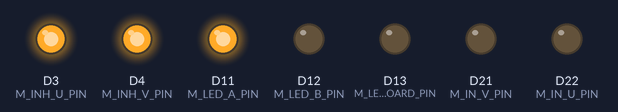
This sketch was run on a simulated Arduino Due. Shown: output pins drawn as LEDs (lit = HIGH). What the sketch prints to the serial monitor is not drawn.

Above: at 1.3 s.
At 3.8 s:
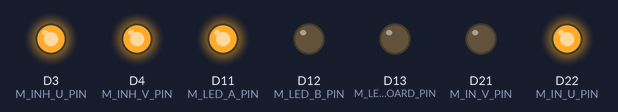
At 5.5 s:
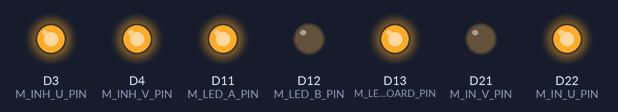
At 7.5 s:
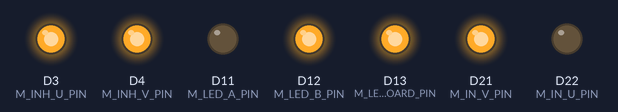
At 9.1 s:
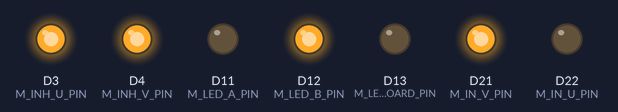
At 11.7 s:
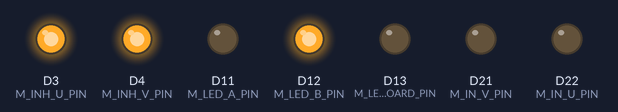
Timing chart, 0 to 16.9 s (numbered marks = the images above):
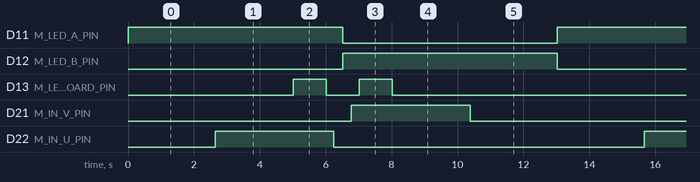

Measured:
- by itself, D11 (M_LED_A_PIN), D12 (M_LED_B_PIN): alternates HIGH for 6.5 s and LOW for 6.5 s
- by itself, D13 (M_LED_ON_BOARD_PIN): repeats every 13.0 s: LOW 1.0 s, HIGH 1.0 s, LOW 10.0 s, HIGH 1.0 s
- by itself, D21 (M_IN_V_PIN), D22 (M_IN_U_PIN): alternates HIGH for 3.6 s and LOW for 9.4 s

The sketch:

ggTeensy_PWMTest.ino
```cpp
#include "ggHalfBridge.h"
#include "ggDualHalfBridge.h"
#include "ggFullBridge.h"


#define M_TEENSY
//#define M_ARDUINO


#ifdef M_TEENSY

// enable ("inhibit" => when set to low device goes in sleep mode)
#define M_INH_U_PIN 3
#define M_INH_V_PIN 4
#define M_INH_W_PIN 5
// pwm ("input" => defines whether high- or lowside switch is activated)
#define M_IN_U_PIN 22
#define M_IN_V_PIN 21
#define M_IN_W_PIN 20
// current (Current Sense and Diagnostics)
#define M_IS_U_PIN A10
#define M_IS_V_PIN A11
#define M_IS_W_PIN A3 // 17
// phase voltage sense
#define M_VS_U_PIN A0 // 14
#define M_VS_V_PIN A1 // 15
#define M_VS_W_PIN A2 // 16
// user interface
#define M_LED_A_PIN 11
#define M_LED_B_PIN 12
#define M_LED_ON_BOARD_PIN 13
#define M_KEY_PIN 2

const int mPWMResolution = 10;
const int mPWMValueMax = 0.95 * (1 << mPWMResolution);

void SetupPWM(int aPin) {
  analogWriteResolution(mPWMResolution);
  analogWriteFrequency(aPin, 20000);
  Serial.printf("mPWMResolution = %d\n", mPWMResolution);
  Serial.printf("mPWMValueMax = %d\n", mPWMValueMax);
}

ggDualHalfBridge mMotorA(M_IS_U_PIN, M_INH_U_PIN, M_IN_U_PIN,
                         M_IS_V_PIN, M_INH_V_PIN, M_IN_V_PIN,
                         &SetupPWM, mPWMValueMax);
// ggFullBridge mMotorA(5, 7, 9, &SetupPWM, mPWMValueMax);
// ggFullBridge mMotorB(6, 8, 10, &SetupPWM, mPWMValueMax);

#endif // M_TEENSY

/*
#ifdef M_ARDUINO
const int mPWMResolution = 8;
const int mPWMValueMax = 0.95 * (1 << mPWMResolution);
void SetupPWM(int aPin) {
  // if ((aPin == 5) || (aPin == 6)) TCCR0B = TCCR0B & B11111000 | B00000010; // timer prescaler for pins 5 and 6 (this timer affects basic timing functions like "delay" or "millis")
  if ((aPin == 9) || (aPin == 10)) TCCR1B = TCCR1B & B11111000 | B00000001; // timer prescaler for pins 9 and 10
  Serial.print("mPWMResolution = "); Serial.println(mPWMResolution);
  Serial.print("mPWMValueMax = "); Serial.println(mPWMValueMax);
}
ggFullBridge mMotorA(9, 8, 7, SetupPWM, mPWMValueMax);
ggFullBridge mMotorB(10, 11, 12, SetupPWM, mPWMValueMax);
#endif
*/

void setup()
{
  Serial.begin(38400);
  mMotorA.Begin();
  // mMotorB.Begin();
  mMotorA.SetBrake(true);
  // mMotorB.SetBrake(true);
  pinMode(M_LED_A_PIN, OUTPUT);
  pinMode(M_LED_B_PIN, OUTPUT);
  pinMode(M_LED_ON_BOARD_PIN, OUTPUT);
  digitalWrite(M_LED_A_PIN, LOW);
  digitalWrite(M_LED_B_PIN, LOW);
  digitalWrite(M_LED_ON_BOARD_PIN, LOW);
}


void loop()
{
  digitalWrite(M_LED_A_PIN, HIGH);
  digitalWrite(M_LED_B_PIN, LOW);
  mMotorA.SetDirection(true);

  mMotorA.SweepUp(5000);
  digitalWrite(M_LED_ON_BOARD_PIN, HIGH);
  delay(1000);
  digitalWrite(M_LED_ON_BOARD_PIN, LOW);
  mMotorA.SweepDown(500);

  digitalWrite(M_LED_A_PIN, LOW);
  digitalWrite(M_LED_B_PIN, HIGH);
  mMotorA.SetDirection(false);

  mMotorA.SweepUp(500);
  digitalWrite(M_LED_ON_BOARD_PIN, HIGH);
  delay(1000);
  digitalWrite(M_LED_ON_BOARD_PIN, LOW);
  mMotorA.SweepDown(5000);
}
```

ggFullBridge.h
```cpp
#pragma once

class ggFullBridge
{
  public:

    typedef void (*tSetupPWMFunc) (int aPin);

    ggFullBridge(int aPPin, // PWM signal
                 int a1Pin, // direction and brake
                 int a2Pin, // direction and brake
                 tSetupPWMFunc aSetupPWMFunc,
                 int aPWMValueMax)
    : mPPin(aPPin),
      m1Pin(a1Pin),
      m2Pin(a2Pin),
      mSetupPWMFunc(aSetupPWMFunc),
      mPWMValueMax(aPWMValueMax) {
    }

    void Begin() {
      pinMode(mPPin, INPUT);
      pinMode(m1Pin, OUTPUT);
      pinMode(m2Pin, OUTPUT);
      mSetupPWMFunc(mPPin);
    }

    void SetBrake(bool aBrake) {
      digitalWrite(m1Pin, !aBrake);
      digitalWrite(m2Pin, !aBrake);
    }

    void SetDirection(bool aDirection) {
      digitalWrite(m1Pin, aDirection);
      digitalWrite(m2Pin, !aDirection);
    }

    void SetPWM(int aPWM) {
      analogWrite(mPPin, aPWM);
    }

    void SweepUp(unsigned long aTimeMS = 5000) {
      const unsigned long vDelayUS = 1000 * aTimeMS / mPWMValueMax;
      for (int vPWM = 0; vPWM <= mPWMValueMax; vPWM++) {
        SetPWM(vPWM);
        delayMicroseconds(vDelayUS);
      }
    }

    void SweepDown(unsigned long aTimeMS = 5000) {
      const unsigned long vDelayUS = 1000 * aTimeMS / mPWMValueMax;
      for (int vPWM = mPWMValueMax; vPWM >= 0; vPWM--) {
        SetPWM(vPWM);
        delayMicroseconds(vDelayUS);
      }
    }

  private:

    const int mPPin;
    const int m1Pin;
    const int m2Pin;
    const tSetupPWMFunc mSetupPWMFunc;
    const int mPWMValueMax;

};
```

ggSampler.cpp
```cpp
#include <Arduino.h>
#include "ggSampler.h"


ggSampler::ggSampler(float aSamplesPerSecond)
: mMicroSecondsSamplingTime(1000000.0f / aSamplesPerSecond),
  mMicroSecondsLastSample(0),
  mMicroSecondsDelta(0)
{
}


bool ggSampler::IsDue()
{
  unsigned long vMicroSeconds = micros();
  unsigned long vMicroSecondsDelta = vMicroSeconds - mMicroSecondsLastSample;
  if (vMicroSecondsDelta >= mMicroSecondsSamplingTime) {
    mMicroSecondsDelta = vMicroSecondsDelta;
    mMicroSecondsLastSample = vMicroSeconds;
    return true;
  }
  else {
    return false;
  }
}


unsigned long ggSampler::GetLastSampleDeltaMicroSeconds() const
{
  return mMicroSecondsDelta;
}


float ggSampler::GetLastSampleDeltaSeconds() const
{
  return 0.000001f * mMicroSecondsDelta;
}
```

ggSampler.h
```cpp
#pragma once

class ggSampler
{

public:

  ggSampler(float aSamplesPerSecond);

  bool IsDue();
  unsigned long GetLastSampleDeltaMicroSeconds() const;
  float GetLastSampleDeltaSeconds() const;

private:

  const unsigned long mMicroSecondsSamplingTime;
  unsigned long mMicroSecondsLastSample;
  unsigned long mMicroSecondsDelta;

};
```

ggDualHalfBridge.h
```cpp
#pragma once

#include "ggHalfBridge.h"

class ggDualHalfBridge
{
  public:

    typedef void (*tSetupPWMFunc) (int aPin);

    ggDualHalfBridge(int aLISPin, int aLENPin, int aLPWMPin, // L: current sense, enable, PWM duty cycle
                     int aRISPin, int aRENPin, int aRPWMPin, // L: current sense, enable, PWM duty cycle
                     tSetupPWMFunc aSetupPWMFunc,
                     int aPWMValueMax)
    : mHalfBridgeL(aLISPin, aLENPin, aLPWMPin, aSetupPWMFunc, aPWMValueMax),
      mHalfBridgeR(aRISPin, aRENPin, aRPWMPin, aSetupPWMFunc, aPWMValueMax),
      mDirection(false),
      mPWM(0) {
    }

    void Begin() {
      mHalfBridgeL.Begin();
      mHalfBridgeR.Begin();
    }

    void SetBrake(bool aBrake) {
      mHalfBridgeL.SetEnable(aBrake);
      mHalfBridgeR.SetEnable(aBrake);
    }

    void SetDirection(bool aDirection) {
      if (mDirection != aDirection) {
        mDirection = aDirection;
        UpdatePWM();
      }
    }

    void SetPWM(int aPWM) {
      if (mPWM != aPWM) {
        mPWM = aPWM;
        UpdatePWM();
      }
    }

    void SweepUp(unsigned long aTimeMS = 5000) {
      HalfBridge().SweepUp(aTimeMS);
    }

    void SweepDown(unsigned long aTimeMS = 5000) {
      HalfBridge().SweepDown(aTimeMS);
    }

  private:

    void UpdatePWM() {
      mHalfBridgeL.SetPWM(mDirection ? mPWM : 0);
      mHalfBridgeR.SetPWM(mDirection ? 0 : mPWM);
    }

    ggHalfBridge& HalfBridge() {
      return mDirection ? mHalfBridgeL : mHalfBridgeR;
    }

    ggHalfBridge mHalfBridgeL;
    ggHalfBridge mHalfBridgeR;

    bool mDirection;
    int mPWM;
};
```

ggHalfBridge.h
```cpp
#pragma once

class ggHalfBridge
{
  public:

    typedef void (*tSetupPWMFunc) (int aPin);

    ggHalfBridge(int aISPin, // current sense
                 int aENPin, // enable
                 int aPWMPin, // PWM duty cycle
                 tSetupPWMFunc aSetupPWMFunc,
                 int aPWMValueMax)
    : mISPin(aISPin),
      mENPin(aENPin),
      mPWMPin(aPWMPin),
      mSetupPWMFunc(aSetupPWMFunc),
      mPWMValueMax(aPWMValueMax) {
    }

    void Begin() {
      pinMode(mISPin, INPUT);
      pinMode(mENPin, OUTPUT);
      pinMode(mPWMPin, OUTPUT);
      mSetupPWMFunc(mPWMPin);
    }

    void SetEnable(bool aEnable) {
      digitalWrite(mENPin, aEnable);
    }

    void SetPWM(int aPWM) {
      analogWrite(mPWMPin, aPWM);
    }

    void SweepUp(unsigned long aTimeMS = 5000) {
      const unsigned long vDelayUS = 1000 * aTimeMS / mPWMValueMax;
      for (int vPWM = 0; vPWM <= mPWMValueMax; vPWM++) {
        SetPWM(vPWM);
        delayMicroseconds(vDelayUS);
      }
    }

    void SweepDown(unsigned long aTimeMS = 5000) {
      const unsigned long vDelayUS = 1000 * aTimeMS / mPWMValueMax;
      for (int vPWM = mPWMValueMax; vPWM >= 0; vPWM--) {
        SetPWM(vPWM);
        delayMicroseconds(vDelayUS);
      }
    }

  private:

    const int mISPin;
    const int mENPin;
    const int mPWMPin;
    const tSetupPWMFunc mSetupPWMFunc;
    const int mPWMValueMax;

};
```
